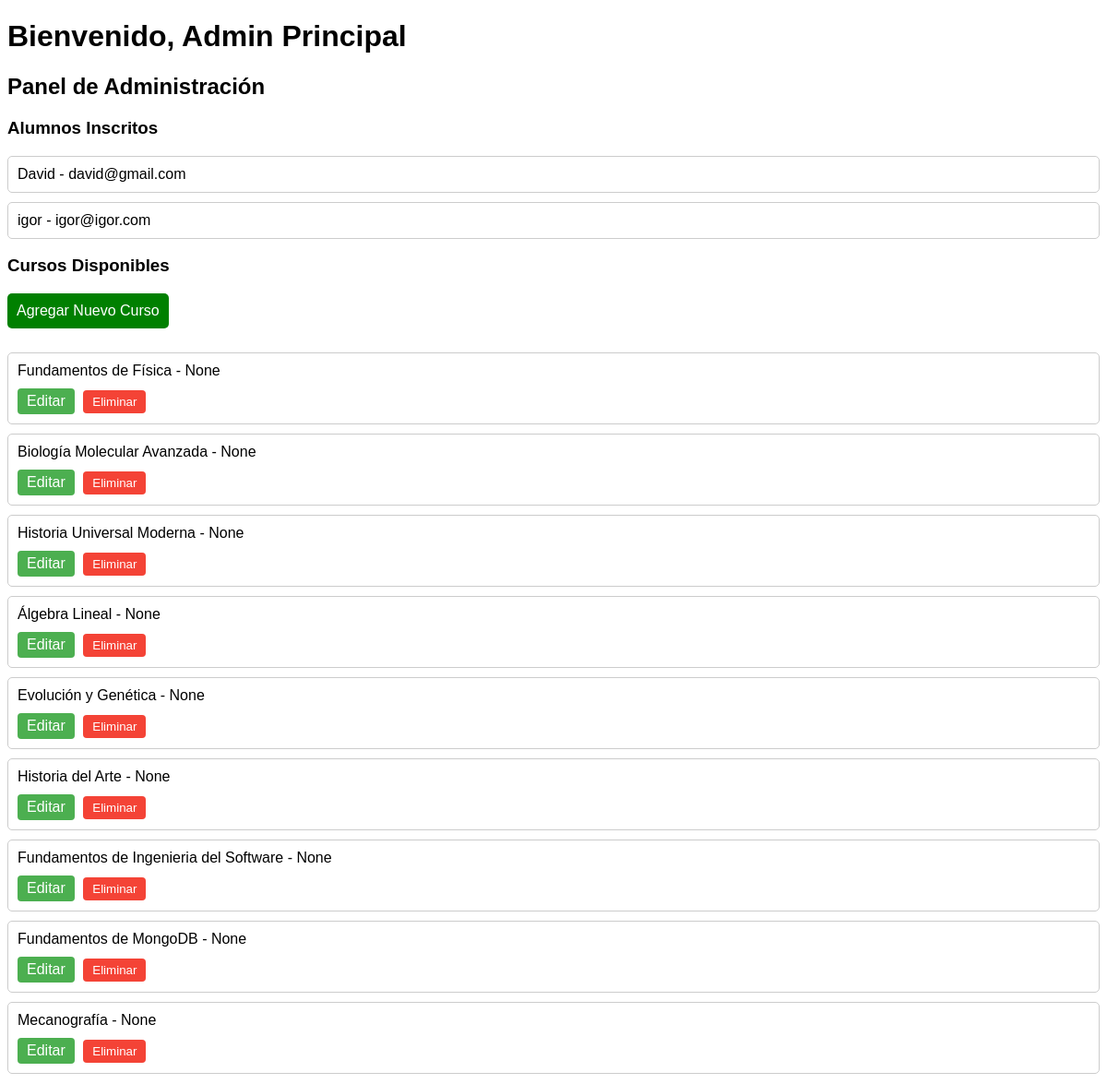
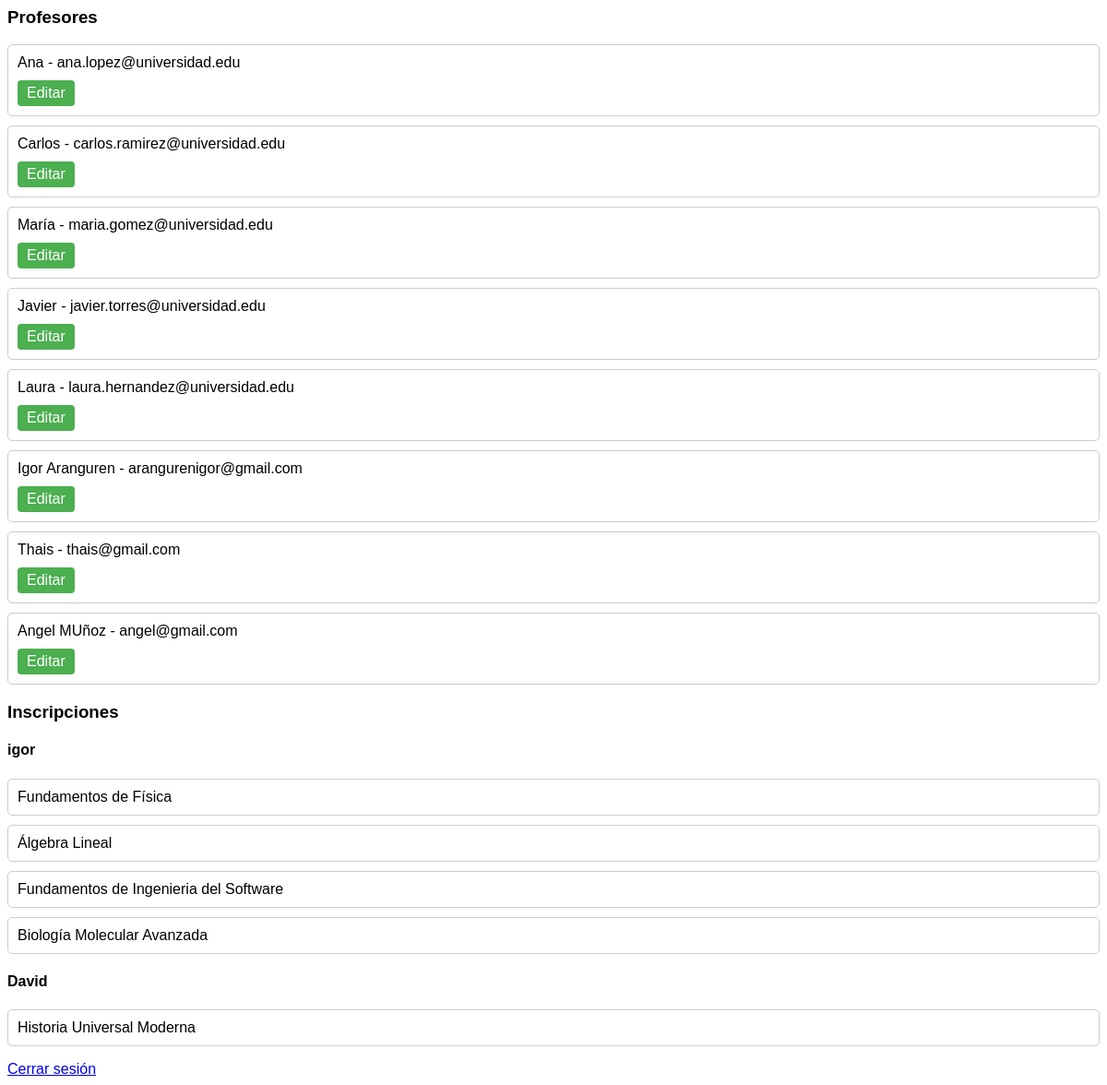
Screenshot of /admin_dashboard (signed in) with the database file from the repository (2 pictures, top to bottom).
### tables this page shows
CREATE TABLE "Alumnos" (
	"id"	INTEGER,
	"nombre"	TEXT NOT NULL,
	"DNI"	TEXT,
	"suscrip_elegida"	INTEGER,
	"curso_elegido"	TEXT,
	"email"	TEXT NOT NULL UNIQUE,
	"contraseña"	TEXT NOT NULL,
	PRIMARY KEY("id" AUTOINCREMENT),
	FOREIGN KEY("curso_elegido") REFERENCES "Cursos"("id"),
	FOREIGN KEY("suscrip_elegida") REFERENCES "Suscripciones"("id"),
	CONSTRAINT "chk_dni_format" CHECK(length("dni") = 9 AND substr("dni", 1, 8) GLOB '[0-9]*' AND substr("dni", 9, 1) GLOB '[A-Za-z]')
);

CREATE TABLE Cursos (
id INTEGER PRIMARY KEY AUTOINCREMENT,
nombre TEXT NOT NULL,
duracion INTEGER,
Dificultad TEXT,
profesor INTEGER, descripcion TEXT,
FOREIGN KEY (profesor) REFERENCES Profesores(id)
);

CREATE TABLE Profesores (
id INTEGER PRIMARY KEY AUTOINCREMENT,
nombre TEXT NOT NULL,
apellido TEXT,
correo TEXT NOT NULL,
especialidad TEXT 
);

### app.py (the view)
@app.route('/admin_dashboard')
def admin_dashboard():
    if 'admin_id' not in session:
        return redirect(url_for('login_admin'))
    try:
        with get_db_connection() as conn:
            cursor = conn.cursor()
            cursor.execute('SELECT * FROM Alumnos')
            alumnos = cursor.fetchall()
            cursor.execute('SELECT * FROM Cursos')
            cursos = cursor.fetchall()
            cursor.execute('SELECT * FROM Profesores')
            profesores = cursor.fetchall()
            cursor.execute('''
                SELECT Alumnos.nombre AS alumno_nombre, Cursos.nombre AS curso_nombre
                FROM Inscripciones
                INNER JOIN Alumnos ON Inscripciones.alumno_id = Alumnos.id
                INNER JOIN Cursos ON Inscripciones.curso_id = Cursos.id
            ''')
            inscripciones = cursor.fetchall()
            inscripciones_por_alumno = {}  # Usamos un diccionario normal
            for inscripcion in inscripciones:
                alumno_nombre = inscripcion['alumno_nombre']
                curso_nombre = inscripcion['curso_nombre']
                if alumno_nombre not in inscripciones_por_alumno:
                    inscripciones_por_alumno[alumno_nombre] = []
                inscripciones_por_alumno[alumno_nombre].append(curso_nombre)
        return render_template('admin_dashboard.html', alumnos=alumnos, cursos=cursos, profesores=profesores, inscripciones_por_alumno=inscripciones_por_alumno)
    except sqlite3.Error as e:
        print(f"Error de base de datos: {e}")
        return "Ocurrió un error al cargar el panel de administrador."

### app.py (called while the page is built)
def get_db_connection():
    conn = sqlite3.connect('CursosFlask.sqlite')
    conn.row_factory = sqlite3.Row
    return conn

### templates/admin_dashboard.html (shortened to what this page needs)
<!DOCTYPE html>
<html lang="es">
<head>
</head>
<body>
    <h1>Bienvenido, {{ session['admin_nombre'] }}</h1>
    <h2>Panel de Administración</h2>
    <h3>Alumnos Inscritos</h3>
    <ul>
        {% for alumno in alumnos %}
            <li>{{ alumno['nombre'] }} - {{ alumno['email'] }}</li>
        {% endfor %}
    </ul>
    <h3>Cursos Disponibles</h3>
    <a href="{{ url_for('agregar_curso') }}" style="display: inline-block; margin-bottom: 10px; padding: 10px; background-color: green; color: white; text-decoration: none; border-radius: 5px;">Agregar Nuevo Curso</a>
    <ul>
        {% for curso in cursos %}
            <li>
                {{ curso['nombre'] }} - {{ curso['descripcion'] }}<br>
                <div class="acciones">
                    <a href="{{ url_for('editar_curso', curso_id=curso['id']) }}">Editar</a>
                    <form method="post" action="{{ url_for('eliminar_curso', curso_id=curso['id']) }}" style="display: inline;" onsubmit="return confirmarEliminacion()">
                        <button type="submit">Eliminar</button>
                    </form>
                </div>
            </li>
        {% endfor %}
    </ul>
    <h3>Profesores</h3>
    <ul>
        {% for profesor in profesores %}
            <li>
                {{ profesor['nombre'] }} - {{ profesor['correo'] }}
                <div class="acciones">
                    <a href="{{ url_for('editar_profesor', profesor_id=profesor['id']) }}">Editar</a>
                </div>
            </li>
        {% endfor %}
    </ul>
    <h3>Inscripciones</h3>
    {% for alumno, cursos_alumno in inscripciones_por_alumno.items() %}
        <h4>{{ alumno }}</h4>
        <ul>
            {% for curso in cursos_alumno %}
                <li>{{ curso }}</li>
            {% endfor %}
        </ul>
    {% endfor %}
    <a href="{{ url_for('logout') }}">Cerrar sesión</a>
</body>
</html>

### templates/admin_dashboard.html (style rules this page uses)
body { font-family: sans-serif; }
h2 { margin-top: 20px; }
ul { list-style: none; padding: 0; }
li { border: 1px solid #ccc; margin-bottom: 10px; padding: 10px; border-radius: 5px; }
.acciones { margin-top: 10px; }
.acciones a, .acciones button { display: inline-block; padding: 5px 10px; margin-right: 5px; text-decoration: none; border-radius: 4px; border: none; cursor: pointer; }
.acciones a { background-color: #4CAF50; color: white; }
.acciones button { background-color: #f44336; color: white; }

### rows the page displays
Alumnos: nombre "David", email "david@gmail.com"
Alumnos: nombre "igor", email "igor@igor.com"
Cursos: nombre "Fundamentos de Física", descripcion "None"
Cursos: nombre "Biología Molecular Avanzada", descripcion "None"
Cursos: nombre "Historia Universal Moderna", descripcion "None"
Cursos: nombre "Álgebra Lineal", descripcion "None"
Cursos: nombre "Evolución y Genética", descripcion "None"
Cursos: nombre "Historia del Arte", descripcion "None"
Cursos: nombre "Fundamentos de Ingenieria del Software", descripcion "None"
Cursos: nombre "Fundamentos de MongoDB", descripcion "None"
Cursos: nombre "Mecanografía", descripcion "None"
Profesores: nombre "Ana", correo "ana.lopez@universidad.edu"
Profesores: nombre "Carlos", correo "carlos.ramirez@universidad.edu"
Profesores: nombre "María", correo "maria.gomez@universidad.edu"
Profesores: nombre "Javier", correo "javier.torres@universidad.edu"
Profesores: nombre "Laura", correo "laura.hernandez@universidad.edu"
Profesores: nombre "Igor Aranguren", correo "arangurenigor@gmail.com"
Profesores: nombre "Thais", correo "thais@gmail.com"
Profesores: nombre "Angel MUñoz", correo "angel@gmail.com"

### other values shown
{{ session['admin_nombre'] }} "Admin Principal"
